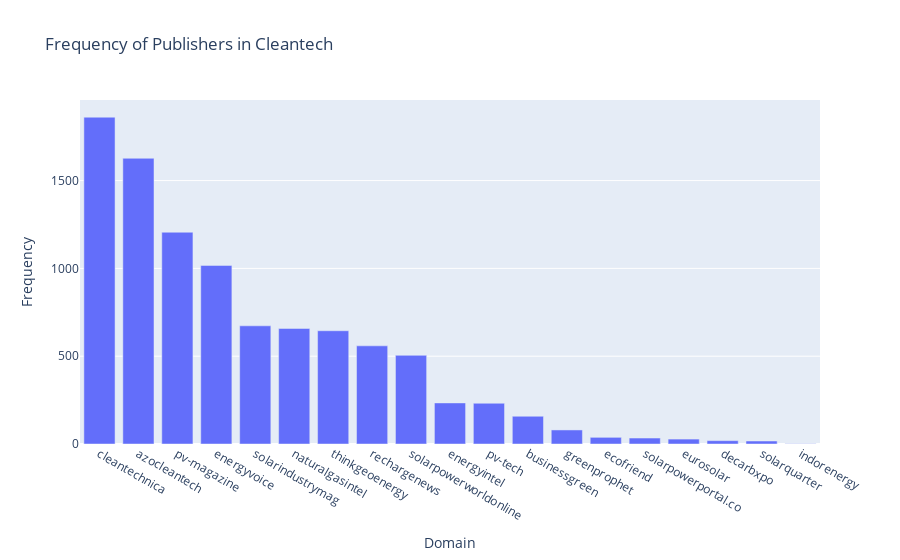

Notebook source saved alongside this figure:
### Code cell
domain_freq = df['domain'].value_counts()
domain_freq = domain_freq.reset_index()
domain_freq.columns = ['domain', 'count']

fig = go.Figure()
fig.add_trace(go.Bar(x=domain_freq['domain'], y=domain_freq['count']))

fig.update_layout(
    title='Frequency of Publishers in Cleantech',
    xaxis_title='Domain',
    yaxis_title='Frequency'
)

fig.show()

### Figure 1 — Plotly figure (JSON) as saved in the notebook; plotly's stock layout.template omitted (floating-point values rounded to 4 significant figures)
{"data": [{"type": "bar", "x": ["cleantechnica", "azocleantech", "pv-magazine", "energyvoice", "solarindustrymag", "naturalgasintel", "thinkgeoenergy", "rechargenews", "solarpowerworldonline", "energyintel", "pv-tech", "businessgreen", "greenprophet", "ecofriend", "solarpowerportal.co", "eurosolar", "decarbxpo", "solarquarter", "indorenergy"], "y": [1861, 1627, 1206, 1017, 673, 658, 645, 559, 505, 234, 232, 158, 80, 38, 34, 28, 19, 17, 2]}], "layout": {"title": {"text": "Frequency of Publishers in Cleantech"}, "xaxis": {"title": {"text": "Domain"}}, "yaxis": {"title": {"text": "Frequency"}}}}
